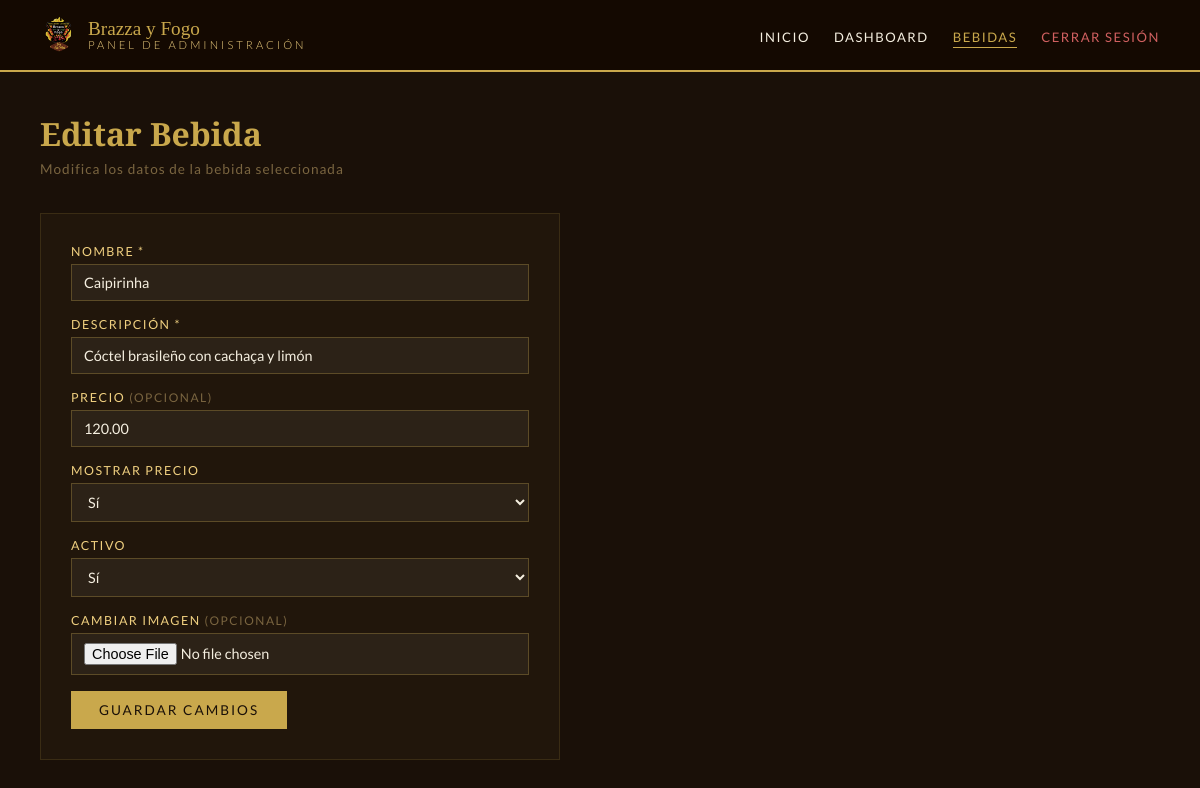
/admin/editDrink.php?id=1 (signed in), run on the app's committed database.
### tables this page shows
CREATE TABLE drinks (
    id          INT AUTO_INCREMENT PRIMARY KEY,
    name        VARCHAR(100) NOT NULL,
    description VARCHAR(255),
    image       VARCHAR(255),
    price       DECIMAL(8,2) DEFAULT NULL,
    show_price  TINYINT(1)   DEFAULT 1,
    active      TINYINT(1)   DEFAULT 1,
    created_at  TIMESTAMP DEFAULT CURRENT_TIMESTAMP
);

### admin/editDrink.php (the view, shortened to what this page needs)
<?php
    require '../db/db.php';
    $id     = $_GET['id'];
    $result = mysqli_query($conn, "SELECT * FROM drinks WHERE id = $id");
    $item   = mysqli_fetch_array($result);
?>
<!DOCTYPE html>
<html lang="es">
<head>
  <link rel="stylesheet" href="../assets/css/main.css">
  <link rel="stylesheet" href="../assets/css/admin.css">
</head>
<body>
  <nav class="admin-nav">
    <div class="brand" style="display:flex; align-items:center; gap:10px;">
      <img src="../assets/images/brazza_logo.png" alt="Logo" style="width:38px; height:38px; object-fit:contain; opacity:0.9;">
      <div>Brazza y Fogo<span>Panel de Administración</span></div>
    </div>
    <ul>
      <li><a href="../index.php">Inicio</a></li>
      <li><a href="dashboard.php">Dashboard</a></li>
      <li><a href="menu-drinks.php" class="active">Bebidas</a></li>
      <li><a href="../db/logout.php" class="nav-logout">Cerrar Sesión</a></li>
    </ul>
  </nav>
  <div class="admin-wrap">
    <h1 class="admin-page-title">Editar Bebida</h1>
    <p class="admin-page-sub">Modifica los datos de la bebida seleccionada</p>
    <form class="admin-form" action="../db/updateDrink.php" method="POST" enctype="multipart/form-data">
      <div><label>Nombre *</label><input type="text" name="name" value="<?php echo $item['name']; ?>"></div>
      <div><label>Descripción *</label><input type="text" name="description" value="<?php echo $item['description']; ?>"></div>
      <div>
        <label>Precio <span style="color:#7a6540; font-size:0.75rem;">(opcional)</span></label>
        <input type="number" name="price" step="0.01" value="<?php echo $item['price']; ?>">
      </div>
      <div>
        <label>Mostrar precio</label>
        <select name="show_price">
          <option value="1" <?php if($item['show_price']==1) echo 'selected'; ?>>Sí</option>
        </select>
      </div>
      <div>
        <label>Activo</label>
        <select name="active">
          <option value="1" <?php if($item['active']==1) echo 'selected'; ?>>Sí</option>
        </select>
      </div>
      <div>
        <label>Cambiar imagen <span style="color:#7a6540; font-size:0.75rem;">(opcional)</span></label>
        <input type="file" name="image" accept=".jpg,.jpeg,.png">
      </div>
      <button type="submit">Guardar Cambios</button>
    </form>
  </div>
</body>
</html>

### assets/css/main.css (style rules this page uses)
:root { --gold: #c9a84c; --gold-light: #f0d080; --dark: #1a1008; --charcoal: #2c1f0e; --red: #8b1a1a; --cream: #f5efe0; --text: #3a2a10; }
* { margin: 0; padding: 0; box-sizing: border-box; }
body { background-color: var(--dark); color: var(--cream); font-family: 'Lato', sans-serif; }
nav { display: flex; justify-content: space-between; align-items: center; padding: 18px 60px; background: rgba(20, 10, 2, 0.95); border-bottom: 1px solid var(--gold); position: sticky; top: 0; z-index: 100; }
nav .brand { font-family: 'Playfair Display', serif; font-size: 1.4rem; color: var(--gold); line-height: 1.1; }
nav .brand span { display: block; font-size: 0.75rem; letter-spacing: 3px; color: var(--gold-light); font-family: 'Lato', sans-serif; font-weight: 300; text-transform: uppercase; }
nav ul { list-style: none; display: flex; gap: 36px; align-items: center; }
nav ul a { text-decoration: none; color: var(--cream); font-size: 0.85rem; letter-spacing: 2px; text-transform: uppercase; transition: color 0.3s; }

### assets/css/admin.css (style rules this page uses)
.admin-nav { display: flex; justify-content: space-between; align-items: center; padding: 16px 40px; background: rgba(20,10,2,0.98); border-bottom: 2px solid var(--gold); position: sticky; top: 0; z-index: 100; }
.admin-nav .brand { font-family: 'Playfair Display', serif; color: var(--gold); font-size: 1.2rem; }
.admin-nav .brand span { font-size: 0.7rem; letter-spacing: 3px; color: var(--gold-light); font-family: 'Lato', sans-serif; font-weight: 300; text-transform: uppercase; display: block; }
.admin-nav ul { list-style: none; display: flex; gap: 24px; align-items: center; }
.admin-nav ul a { text-decoration: none; color: var(--cream); font-size: 0.82rem; letter-spacing: 1.5px; text-transform: uppercase; transition: color 0.3s; }
.admin-nav ul a.active { color: var(--gold); border-bottom: 1px solid var(--gold); padding-bottom: 2px; }
.admin-nav ul .nav-logout { color: #d06060; }
.admin-wrap { max-width: 1200px; margin: 0 auto; padding: 40px 40px; }
.admin-page-title { font-family: 'Playfair Display', serif; color: var(--gold); font-size: 2rem; margin-bottom: 6px; }
.admin-page-sub { color: #7a6540; font-size: 0.85rem; letter-spacing: 1px; margin-bottom: 36px; }
.admin-form { display: flex; flex-direction: column; max-width: 520px; gap: 16px; margin-bottom: 50px; background: rgba(201,168,76,0.04); border: 1px solid rgba(201,168,76,0.15); padding: 30px; }
.admin-form label { display: block; color: var(--gold-light); font-size: 0.78rem; letter-spacing: 1.5px; text-transform: uppercase; margin-bottom: 5px; }
.admin-form input, .admin-form select, .admin-form textarea { width: 100%; background: rgba(255,255,255,0.05); border: 1px solid rgba(201,168,76,0.3); color: var(--cream); padding: 9px 12px; font-family: 'Lato', sans-serif; font-size: 0.9rem; outline: none; transition: border-color 0.3s; }
.admin-form select option { background: var(--charcoal); }
.admin-form button[type="submit"] { padding: 11px 28px; background: var(--gold); color: var(--dark); border: none; font-family: 'Lato', sans-serif; font-size: 0.85rem; letter-spacing: 2px; text-transform: uppercase; cursor: pointer; transition: background 0.3s; align-self: flex-start; }

### data on the page
drinks: name "Caipirinha", description "Cóctel brasileño con cachaça y limón", price "120.00", show_price "Sí", active "Sí"
